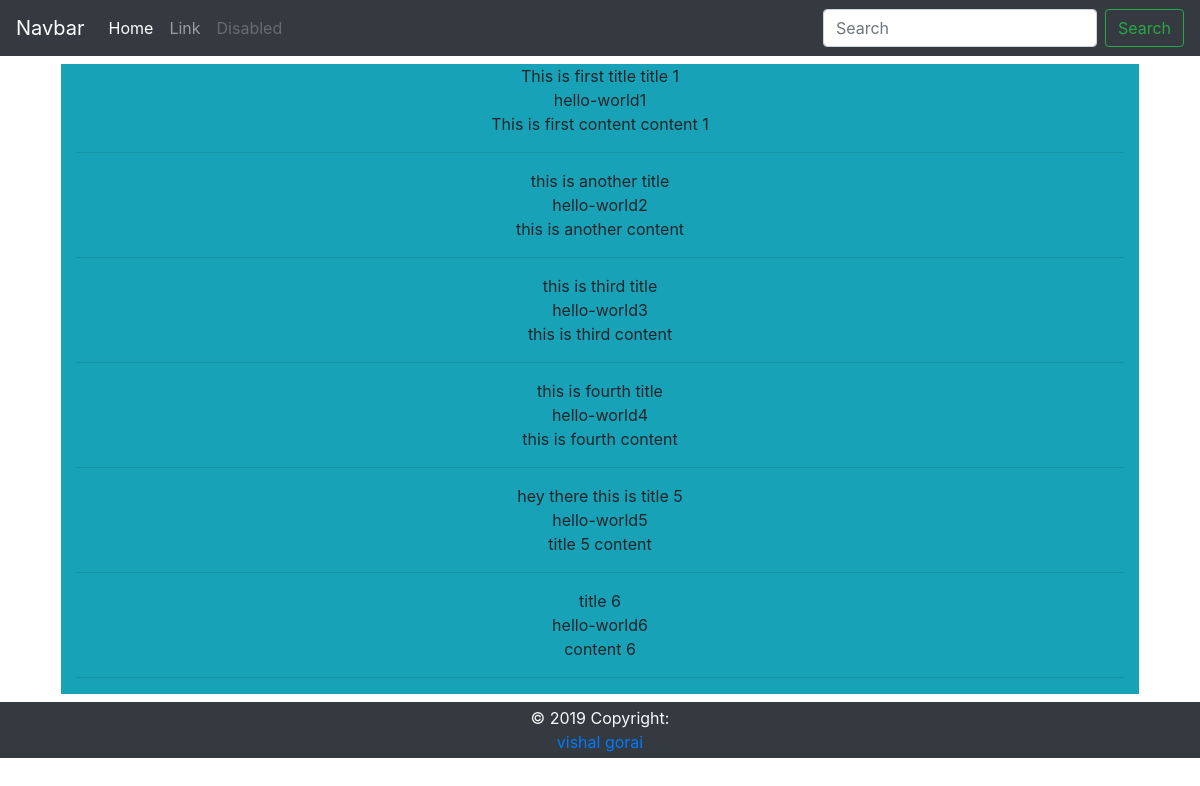
Screenshot of /blog/ with the database file from the repository.
### blog/models.py (models this page shows)
class BlogPost(models.Model):
    title = models.TextField()
    slug = models.SlugField(unique=True)
    content = models.TextField(null = True, blank = True)

### blog/views.py (the view)
# urls.py: path('', blog_post_list_view),
def blog_post_list_view(request):
    qs = BlogPost.objects.filter(slug__icontains = 'hello')  # searching specific things
    template_name = 'blog/list.html'
    context = {'object_list' : qs}
    return render(request, template_name, context)

### blog/templates/blog/list.html
{% extends "base.html" %}
{% block content %}
    {% for objects in object_list%}
        <li>{{ objects.title }}</li>
        <li>{{ objects.slug }}</li>
        <li>{{ objects.content }}</li>
        <hr>
    {% endfor%}
{% endblock %}

### template/base.html (shortened to what this page needs)
<!doctype html>
<html lang="en">
  <head>
    <link rel="stylesheet" href="https://stackpath.bootstrapcdn.com/bootstrap/4.3.1/css/bootstrap.min.css">
  </head>
  <body>
      <nav class="navbar navbar-expand-lg navbar-dark bg-dark">
            <a class="navbar-brand" href="#">Navbar</a>
            <div class="collapse navbar-collapse" id="navbarTogglerDemo02">
              <ul class="navbar-nav mr-auto mt-2 mt-lg-0">
                <li class="nav-item active">
                  <a class="nav-link" href="#">Home <span class="sr-only">(current)</span></a>
                </li>
                <li class="nav-item">
                  <a class="nav-link" href="#">Link</a>
                </li>
                <li class="nav-item">
                  <a class="nav-link disabled" href="#" tabindex="-1" aria-disabled="true">Disabled</a>
                </li>
              </ul>
              <form class="form-inline my-2 my-lg-0">
                <input class="form-control mr-sm-2" type="search" placeholder="Search">
                <button class="btn btn-outline-success my-2 my-sm-0" type="submit">Search</button>
              </form>
            </div>
          </nav>
        <div class="container">
                <div class="nav navbar">
                    <div class="col-12 bg-info text-center">
                          {% block content%}
                          {% endblock %}
                    </div>
                </div>
            </div>
        <footer class="page-footer font-small navbar-dark bg-dark">
        <div class="footer-copyright text-center text-light p-1">© 2019 Copyright:<br/>
          <a href="#"> vishal gorai</a>
        </div>
      </footer>
  </body>
</html>

### rows the page displays
BlogPost: title "This is first title title 1", slug "hello-world1", content "This is first content content 1"
BlogPost: title "this is another title", slug "hello-world2", content "this is another content"
BlogPost: title "this is third title", slug "hello-world3", content "this is third content"
BlogPost: title "this is fourth title", slug "hello-world4", content "this is fourth content"
BlogPost: title "hey there this is title 5", slug "hello-world5", content "title 5 content"
BlogPost: title "title 6", slug "hello-world6", content "content 6"
